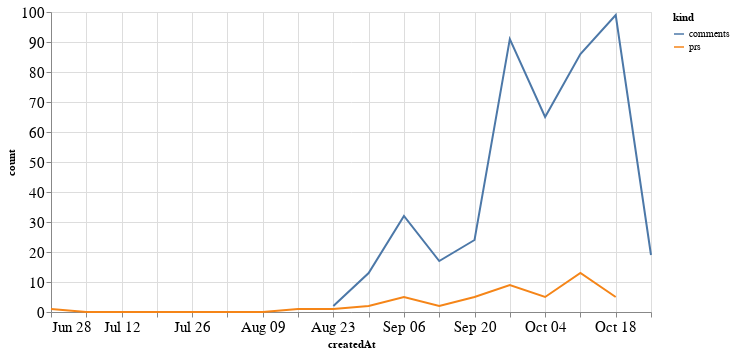

Notebook cell for this chart:
### Code cell
alt.Chart(total_time, width=600).mark_line().encode(
    x='createdAt',
    y='count',
    color='kind'
)

### Figure 1 — Vega-Lite specification as saved in the notebook (floating-point values rounded to 4 significant figures)
{"config": {"axisLeft": {"labelFontSize": 15}, "axisBottom": {"labelFontSize": 15}}, "data": {"name": "data-f6515db5f60dbc0dcd33f0d3ba5915c6"}, "mark": "line", "encoding": {"color": {"type": "nominal", "field": "kind"}, "x": {"type": "temporal", "field": "createdAt"}, "y": {"type": "quantitative", "field": "count"}}, "width": 600, "$schema": "https://vega.github.io/schema/vega-lite/v4.8.1.json", "datasets": {"data-f6515db5f60dbc0dcd33f0d3ba5915c6": [{"createdAt": "2020-06-28T00:00:00", "kind": "prs", "count": 1.0}, {"createdAt": "2020-07-05T00:00:00", "kind": "prs", "count": 0.0}, {"createdAt": "2020-07-12T00:00:00", "kind": "prs", "count": 0.0}, {"createdAt": "2020-07-19T00:00:00", "kind": "prs", "count": 0.0}, {"createdAt": "2020-07-26T00:00:00", "kind": "prs", "count": 0.0}, {"createdAt": "2020-08-02T00:00:00", "kind": "prs", "count": 0.0}, {"createdAt": "2020-08-09T00:00:00", "kind": "prs", "count": 0.0}, {"createdAt": "2020-08-16T00:00:00", "kind": "prs", "count": 1.0}, {"createdAt": "2020-08-23T00:00:00", "kind": "prs", "count": 1.0}, {"createdAt": "2020-08-30T00:00:00", "kind": "prs", "count": 2.0}, {"createdAt": "2020-09-06T00:00:00", "kind": "prs", "count": 5.0}, {"createdAt": "2020-09-13T00:00:00", "kind": "prs", "count": 2.0}, {"createdAt": "2020-09-20T00:00:00", "kind": "prs", "count": 5.0}, {"createdAt": "2020-09-27T00:00:00", "kind": "prs", "count": 9.0}, {"createdAt": "2020-10-04T00:00:00", "kind": "prs", "count": 5.0}, {"createdAt": "2020-10-11T00:00:00", "kind": "prs", "count": 13.0}, {"createdAt": "2020-10-18T00:00:00", "kind": "prs", "count": 5.0}, {"createdAt": "2020-10-25T00:00:00", "kind": "prs", "count": null}, {"createdAt": "2020-06-28T00:00:00", "kind": "comments", "count": null}, {"createdAt": "2020-07-05T00:00:00", "kind": "comments", "count": null}, {"createdAt": "2020-07-12T00:00:00", "kind": "comments", "count": null}, {"createdAt": "2020-07-19T00:00:00", "kind": "comments", "count": null}, {"createdAt": "2020-07-26T00:00:00", "kind": "comments", "count": null}, {"createdAt": "2020-08-02T00:00:00", "kind": "comments", "count": null}, {"createdAt": "2020-08-09T00:00:00", "kind": "comments", "count": null}, {"createdAt": "2020-08-16T00:00:00", "kind": "comments", "count": null}, {"createdAt": "2020-08-23T00:00:00", "kind": "comments", "count": 2.0}, {"createdAt": "2020-08-30T00:00:00", "kind": "comments", "count": 13.0}, {"createdAt": "2020-09-06T00:00:00", "kind": "comments", "count": 32.0}, {"createdAt": "2020-09-13T00:00:00", "kind": "comments", "count": 17.0}, {"createdAt": "2020-09-20T00:00:00", "kind": "comments", "count": 24.0}, {"createdAt": "2020-09-27T00:00:00", "kind": "comments", "count": 91.0}, {"createdAt": "2020-10-04T00:00:00", "kind": "comments", "count": 65.0}, {"createdAt": "2020-10-11T00:00:00", "kind": "comments", "count": 86.0}, {"createdAt": "2020-10-18T00:00:00", "kind": "comments", "count": 99.0}, {"createdAt": "2020-10-25T00:00:00", "kind": "comments", "count": 19.0}]}}
